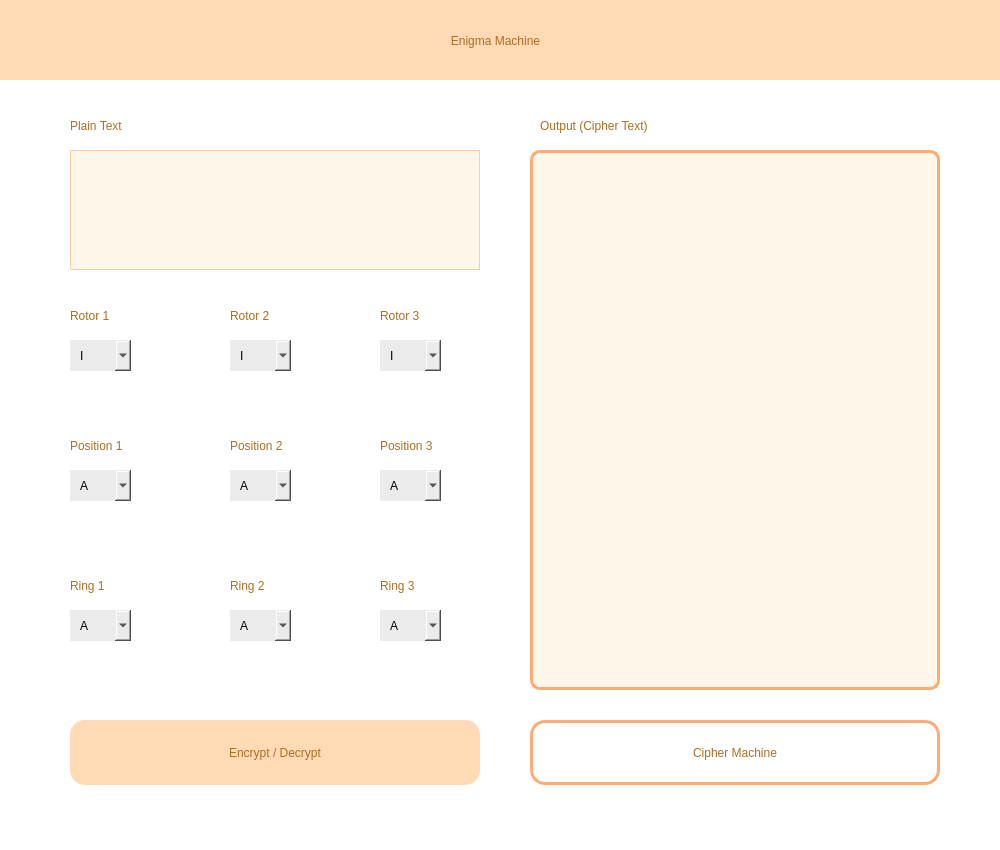
<?xml version="1.0" encoding="UTF-8"?>
<ui version="4.0">
 <class>EnigmaMachine</class>
 <widget class="QDialog" name="EnigmaMachine">
  <property name="geometry">
   <rect>
    <x>0</x>
    <y>0</y>
    <width>1000</width>
    <height>850</height>
   </rect>
  </property>
  <property name="windowTitle">
   <string>Dialog</string>
  </property>
  <property name="styleSheet">
   <string notr="true">background-color: #ffffff</string>
  </property>
  <widget class="QWidget" name="widget" native="true">
   <property name="geometry">
    <rect>
     <x>0</x>
     <y>0</y>
     <width>1000</width>
     <height>80</height>
    </rect>
   </property>
   <property name="styleSheet">
    <string notr="true">QWidget{
	background-color: #ffdab5;
}
</string>
   </property>
   <widget class="QLabel" name="label">
    <property name="geometry">
     <rect>
      <x>280</x>
      <y>20</y>
      <width>431</width>
      <height>41</height>
     </rect>
    </property>
    <property name="styleSheet">
     <string notr="true">color: #ac6e23;
font: 500 18pt &quot;MS Shell Dlg 2&quot;;</string>
    </property>
    <property name="text">
     <string>Enigma Machine</string>
    </property>
    <property name="alignment">
     <set>Qt::AlignCenter</set>
    </property>
   </widget>
  </widget>
  <widget class="QPlainTextEdit" name="outputTextArea">
   <property name="geometry">
    <rect>
     <x>530</x>
     <y>150</y>
     <width>410</width>
     <height>540</height>
    </rect>
   </property>
   <property name="styleSheet">
    <string notr="true">QPlainTextEdit{
	border: 3px solid #ffac74;
	border-radius: 10px; 
	color: #ac6e23;
	background-color: #fff7ea;
	padding-left: 5px;
	font: 14pt &quot;MS Shell Dlg 2&quot;;
}
</string>
   </property>
   <property name="plainText">
    <string/>
   </property>
  </widget>
  <widget class="QPlainTextEdit" name="textInput">
   <property name="geometry">
    <rect>
     <x>70</x>
     <y>150</y>
     <width>410</width>
     <height>120</height>
    </rect>
   </property>
   <property name="styleSheet">
    <string notr="true">QPlainTextEdit{
	font: 10pt &quot;MS Shell Dlg 2&quot;;
	border: 1px solid #ffcca0;
	color: #ac6e23;
	background-color: #fff7ea;
	padding: 10px;
}

QPlainTextEdit:hover {
	border: 3px solid #ffac74;
}
</string>
   </property>
   <property name="plainText">
    <string/>
   </property>
  </widget>
  <widget class="QLabel" name="label_2">
   <property name="geometry">
    <rect>
     <x>70</x>
     <y>110</y>
     <width>131</width>
     <height>31</height>
    </rect>
   </property>
   <property name="styleSheet">
    <string notr="true">color: #ac6e23;
font: 550 14pt &quot;MS Shell Dlg 2&quot;;</string>
   </property>
   <property name="text">
    <string>Plain Text</string>
   </property>
  </widget>
  <widget class="QLabel" name="label_3">
   <property name="geometry">
    <rect>
     <x>540</x>
     <y>110</y>
     <width>251</width>
     <height>31</height>
    </rect>
   </property>
   <property name="styleSheet">
    <string notr="true">color: #ac6e23;
font: 550 14pt &quot;MS Shell Dlg 2&quot;;</string>
   </property>
   <property name="text">
    <string>Output (Cipher Text)</string>
   </property>
  </widget>
  <widget class="QComboBox" name="cipheroption">
   <property name="geometry">
    <rect>
     <x>70</x>
     <y>470</y>
     <width>61</width>
     <height>31</height>
    </rect>
   </property>
   <property name="styleSheet">
    <string notr="true">QComboBox{
	background-color: #ebebeb;
	font: 75 10pt &quot;MS Shell Dlg 2&quot;;
	padding-left: 10px;
	border: none;
}
</string>
   </property>
   <item>
    <property name="text">
     <string>A</string>
    </property>
   </item>
   <item>
    <property name="text">
     <string>B</string>
    </property>
   </item>
   <item>
    <property name="text">
     <string>C</string>
    </property>
   </item>
   <item>
    <property name="text">
     <string>D</string>
    </property>
   </item>
   <item>
    <property name="text">
     <string>E</string>
    </property>
   </item>
   <item>
    <property name="text">
     <string>F</string>
    </property>
   </item>
   <item>
    <property name="text">
     <string>G</string>
    </property>
   </item>
   <item>
    <property name="text">
     <string>H</string>
    </property>
   </item>
   <item>
    <property name="text">
     <string>I</string>
    </property>
   </item>
   <item>
    <property name="text">
     <string>J</string>
    </property>
   </item>
   <item>
    <property name="text">
     <string>K</string>
    </property>
   </item>
   <item>
    <property name="text">
     <string>L</string>
    </property>
   </item>
   <item>
    <property name="text">
     <string>M</string>
    </property>
   </item>
   <item>
    <property name="text">
     <string>N</string>
    </property>
   </item>
   <item>
    <property name="text">
     <string>O</string>
    </property>
   </item>
   <item>
    <property name="text">
     <string>P</string>
    </property>
   </item>
   <item>
    <property name="text">
     <string>Q</string>
    </property>
   </item>
   <item>
    <property name="text">
     <string>R</string>
    </property>
   </item>
   <item>
    <property name="text">
     <string>S</string>
    </property>
   </item>
   <item>
    <property name="text">
     <string>T</string>
    </property>
   </item>
   <item>
    <property name="text">
     <string>U</string>
    </property>
   </item>
   <item>
    <property name="text">
     <string>V</string>
    </property>
   </item>
   <item>
    <property name="text">
     <string>W</string>
    </property>
   </item>
   <item>
    <property name="text">
     <string>X</string>
    </property>
   </item>
   <item>
    <property name="text">
     <string>Y</string>
    </property>
   </item>
   <item>
    <property name="text">
     <string>Z</string>
    </property>
   </item>
  </widget>
  <widget class="QLabel" name="label_4">
   <property name="geometry">
    <rect>
     <x>70</x>
     <y>300</y>
     <width>91</width>
     <height>31</height>
    </rect>
   </property>
   <property name="styleSheet">
    <string notr="true">color: #ac6e23;
font: 550 14pt &quot;MS Shell Dlg 2&quot;;</string>
   </property>
   <property name="text">
    <string>Rotor 1</string>
   </property>
  </widget>
  <widget class="QLabel" name="label_5">
   <property name="geometry">
    <rect>
     <x>230</x>
     <y>300</y>
     <width>91</width>
     <height>31</height>
    </rect>
   </property>
   <property name="styleSheet">
    <string notr="true">color: #ac6e23;
font: 550 14pt &quot;MS Shell Dlg 2&quot;;</string>
   </property>
   <property name="text">
    <string>Rotor 2</string>
   </property>
  </widget>
  <widget class="QLabel" name="label_6">
   <property name="geometry">
    <rect>
     <x>380</x>
     <y>300</y>
     <width>91</width>
     <height>31</height>
    </rect>
   </property>
   <property name="styleSheet">
    <string notr="true">color: #ac6e23;
font: 550 14pt &quot;MS Shell Dlg 2&quot;;</string>
   </property>
   <property name="text">
    <string>Rotor 3</string>
   </property>
  </widget>
  <widget class="QComboBox" name="cipheroption_2">
   <property name="geometry">
    <rect>
     <x>230</x>
     <y>470</y>
     <width>61</width>
     <height>31</height>
    </rect>
   </property>
   <property name="styleSheet">
    <string notr="true">QComboBox{
	background-color: #ebebeb;
	font: 75 10pt &quot;MS Shell Dlg 2&quot;;
	padding-left: 10px;
	border: none;
}
</string>
   </property>
   <item>
    <property name="text">
     <string>A</string>
    </property>
   </item>
   <item>
    <property name="text">
     <string>B</string>
    </property>
   </item>
   <item>
    <property name="text">
     <string>C</string>
    </property>
   </item>
   <item>
    <property name="text">
     <string>D</string>
    </property>
   </item>
   <item>
    <property name="text">
     <string>E</string>
    </property>
   </item>
   <item>
    <property name="text">
     <string>F</string>
    </property>
   </item>
   <item>
    <property name="text">
     <string>G</string>
    </property>
   </item>
   <item>
    <property name="text">
     <string>H</string>
    </property>
   </item>
   <item>
    <property name="text">
     <string>I</string>
    </property>
   </item>
   <item>
    <property name="text">
     <string>J</string>
    </property>
   </item>
   <item>
    <property name="text">
     <string>K</string>
    </property>
   </item>
   <item>
    <property name="text">
     <string>L</string>
    </property>
   </item>
   <item>
    <property name="text">
     <string>M</string>
    </property>
   </item>
   <item>
    <property name="text">
     <string>N</string>
    </property>
   </item>
   <item>
    <property name="text">
     <string>O</string>
    </property>
   </item>
   <item>
    <property name="text">
     <string>P</string>
    </property>
   </item>
   <item>
    <property name="text">
     <string>Q</string>
    </property>
   </item>
   <item>
    <property name="text">
     <string>R</string>
    </property>
   </item>
   <item>
    <property name="text">
     <string>S</string>
    </property>
   </item>
   <item>
    <property name="text">
     <string>T</string>
    </property>
   </item>
   <item>
    <property name="text">
     <string>U</string>
    </property>
   </item>
   <item>
    <property name="text">
     <string>V</string>
    </property>
   </item>
   <item>
    <property name="text">
     <string>W</string>
    </property>
   </item>
   <item>
    <property name="text">
     <string>X</string>
    </property>
   </item>
   <item>
    <property name="text">
     <string>Y</string>
    </property>
   </item>
   <item>
    <property name="text">
     <string>Z</string>
    </property>
   </item>
  </widget>
  <widget class="QComboBox" name="cipheroption_3">
   <property name="geometry">
    <rect>
     <x>380</x>
     <y>470</y>
     <width>61</width>
     <height>31</height>
    </rect>
   </property>
   <property name="styleSheet">
    <string notr="true">QComboBox{
	background-color: #ebebeb;
	font: 75 10pt &quot;MS Shell Dlg 2&quot;;
	padding-left: 10px;
	border: none;
}
</string>
   </property>
   <item>
    <property name="text">
     <string>A</string>
    </property>
   </item>
   <item>
    <property name="text">
     <string>B</string>
    </property>
   </item>
   <item>
    <property name="text">
     <string>C</string>
    </property>
   </item>
   <item>
    <property name="text">
     <string>D</string>
    </property>
   </item>
   <item>
    <property name="text">
     <string>E</string>
    </property>
   </item>
   <item>
    <property name="text">
     <string>F</string>
    </property>
   </item>
   <item>
    <property name="text">
     <string>G</string>
    </property>
   </item>
   <item>
    <property name="text">
     <string>H</string>
    </property>
   </item>
   <item>
    <property name="text">
     <string>I</string>
    </property>
   </item>
   <item>
    <property name="text">
     <string>J</string>
    </property>
   </item>
   <item>
    <property name="text">
     <string>K</string>
    </property>
   </item>
   <item>
    <property name="text">
     <string>L</string>
    </property>
   </item>
   <item>
    <property name="text">
     <string>M</string>
    </property>
   </item>
   <item>
    <property name="text">
     <string>N</string>
    </property>
   </item>
   <item>
    <property name="text">
     <string>O</string>
    </property>
   </item>
   <item>
    <property name="text">
     <string>P</string>
    </property>
   </item>
   <item>
    <property name="text">
     <string>Q</string>
    </property>
   </item>
   <item>
    <property name="text">
     <string>R</string>
    </property>
   </item>
   <item>
    <property name="text">
     <string>S</string>
    </property>
   </item>
   <item>
    <property name="text">
     <string>T</string>
    </property>
   </item>
   <item>
    <property name="text">
     <string>U</string>
    </property>
   </item>
   <item>
    <property name="text">
     <string>V</string>
    </property>
   </item>
   <item>
    <property name="text">
     <string>W</string>
    </property>
   </item>
   <item>
    <property name="text">
     <string>X</string>
    </property>
   </item>
   <item>
    <property name="text">
     <string>Y</string>
    </property>
   </item>
   <item>
    <property name="text">
     <string>Z</string>
    </property>
   </item>
  </widget>
  <widget class="QComboBox" name="cipheroption_4">
   <property name="geometry">
    <rect>
     <x>70</x>
     <y>340</y>
     <width>61</width>
     <height>31</height>
    </rect>
   </property>
   <property name="styleSheet">
    <string notr="true">QComboBox{
	background-color: #ebebeb;
	font: 75 10pt &quot;MS Shell Dlg 2&quot;;
	padding-left: 10px;
	border: none;
}
</string>
   </property>
   <item>
    <property name="text">
     <string>I</string>
    </property>
   </item>
   <item>
    <property name="text">
     <string>II</string>
    </property>
   </item>
   <item>
    <property name="text">
     <string>III</string>
    </property>
   </item>
  </widget>
  <widget class="QComboBox" name="cipheroption_5">
   <property name="geometry">
    <rect>
     <x>230</x>
     <y>340</y>
     <width>61</width>
     <height>31</height>
    </rect>
   </property>
   <property name="styleSheet">
    <string notr="true">QComboBox{
	background-color: #ebebeb;
	font: 75 10pt &quot;MS Shell Dlg 2&quot;;
	padding-left: 10px;
	border: none;
}
</string>
   </property>
   <item>
    <property name="text">
     <string>I</string>
    </property>
   </item>
   <item>
    <property name="text">
     <string>II</string>
    </property>
   </item>
   <item>
    <property name="text">
     <string>III</string>
    </property>
   </item>
  </widget>
  <widget class="QComboBox" name="cipheroption_6">
   <property name="geometry">
    <rect>
     <x>380</x>
     <y>340</y>
     <width>61</width>
     <height>31</height>
    </rect>
   </property>
   <property name="styleSheet">
    <string notr="true">QComboBox{
	background-color: #ebebeb;
	font: 75 10pt &quot;MS Shell Dlg 2&quot;;
	padding-left: 10px;
	border: none;
}
</string>
   </property>
   <item>
    <property name="text">
     <string>I</string>
    </property>
   </item>
   <item>
    <property name="text">
     <string>II</string>
    </property>
   </item>
   <item>
    <property name="text">
     <string>III</string>
    </property>
   </item>
  </widget>
  <widget class="QLabel" name="label_7">
   <property name="geometry">
    <rect>
     <x>70</x>
     <y>430</y>
     <width>121</width>
     <height>31</height>
    </rect>
   </property>
   <property name="styleSheet">
    <string notr="true">color: #ac6e23;
font: 550 14pt &quot;MS Shell Dlg 2&quot;;</string>
   </property>
   <property name="text">
    <string>Position 1</string>
   </property>
  </widget>
  <widget class="QLabel" name="label_8">
   <property name="geometry">
    <rect>
     <x>230</x>
     <y>430</y>
     <width>121</width>
     <height>31</height>
    </rect>
   </property>
   <property name="styleSheet">
    <string notr="true">color: #ac6e23;
font: 550 14pt &quot;MS Shell Dlg 2&quot;;</string>
   </property>
   <property name="text">
    <string>Position 2</string>
   </property>
  </widget>
  <widget class="QLabel" name="label_9">
   <property name="geometry">
    <rect>
     <x>380</x>
     <y>430</y>
     <width>121</width>
     <height>31</height>
    </rect>
   </property>
   <property name="styleSheet">
    <string notr="true">color: #ac6e23;
font: 550 14pt &quot;MS Shell Dlg 2&quot;;</string>
   </property>
   <property name="text">
    <string>Position 3</string>
   </property>
  </widget>
  <widget class="QLabel" name="label_10">
   <property name="geometry">
    <rect>
     <x>380</x>
     <y>570</y>
     <width>121</width>
     <height>31</height>
    </rect>
   </property>
   <property name="styleSheet">
    <string notr="true">color: #ac6e23;
font: 550 14pt &quot;MS Shell Dlg 2&quot;;</string>
   </property>
   <property name="text">
    <string>Ring 3</string>
   </property>
  </widget>
  <widget class="QComboBox" name="cipheroption_7">
   <property name="geometry">
    <rect>
     <x>380</x>
     <y>610</y>
     <width>61</width>
     <height>31</height>
    </rect>
   </property>
   <property name="styleSheet">
    <string notr="true">QComboBox{
	background-color: #ebebeb;
	font: 75 10pt &quot;MS Shell Dlg 2&quot;;
	padding-left: 10px;
	border: none;
}
</string>
   </property>
   <item>
    <property name="text">
     <string>A</string>
    </property>
   </item>
   <item>
    <property name="text">
     <string>B</string>
    </property>
   </item>
   <item>
    <property name="text">
     <string>C</string>
    </property>
   </item>
   <item>
    <property name="text">
     <string>D</string>
    </property>
   </item>
   <item>
    <property name="text">
     <string>E</string>
    </property>
   </item>
   <item>
    <property name="text">
     <string>F</string>
    </property>
   </item>
   <item>
    <property name="text">
     <string>G</string>
    </property>
   </item>
   <item>
    <property name="text">
     <string>H</string>
    </property>
   </item>
   <item>
    <property name="text">
     <string>I</string>
    </property>
   </item>
   <item>
    <property name="text">
     <string>J</string>
    </property>
   </item>
   <item>
    <property name="text">
     <string>K</string>
    </property>
   </item>
   <item>
    <property name="text">
     <string>L</string>
    </property>
   </item>
   <item>
    <property name="text">
     <string>M</string>
    </property>
   </item>
   <item>
    <property name="text">
     <string>N</string>
    </property>
   </item>
   <item>
    <property name="text">
     <string>O</string>
    </property>
   </item>
   <item>
    <property name="text">
     <string>P</string>
    </property>
   </item>
   <item>
    <property name="text">
     <string>Q</string>
    </property>
   </item>
   <item>
    <property name="text">
     <string>R</string>
    </property>
   </item>
   <item>
    <property name="text">
     <string>S</string>
    </property>
   </item>
   <item>
    <property name="text">
     <string>T</string>
    </property>
   </item>
   <item>
    <property name="text">
     <string>U</string>
    </property>
   </item>
   <item>
    <property name="text">
     <string>V</string>
    </property>
   </item>
   <item>
    <property name="text">
     <string>W</string>
    </property>
   </item>
   <item>
    <property name="text">
     <string>X</string>
    </property>
   </item>
   <item>
    <property name="text">
     <string>Y</string>
    </property>
   </item>
   <item>
    <property name="text">
     <string>Z</string>
    </property>
   </item>
  </widget>
  <widget class="QLabel" name="label_11">
   <property name="geometry">
    <rect>
     <x>70</x>
     <y>570</y>
     <width>121</width>
     <height>31</height>
    </rect>
   </property>
   <property name="styleSheet">
    <string notr="true">color: #ac6e23;
font: 550 14pt &quot;MS Shell Dlg 2&quot;;</string>
   </property>
   <property name="text">
    <string>Ring 1</string>
   </property>
  </widget>
  <widget class="QLabel" name="label_12">
   <property name="geometry">
    <rect>
     <x>230</x>
     <y>570</y>
     <width>121</width>
     <height>31</height>
    </rect>
   </property>
   <property name="styleSheet">
    <string notr="true">color: #ac6e23;
font: 550 14pt &quot;MS Shell Dlg 2&quot;;</string>
   </property>
   <property name="text">
    <string>Ring 2</string>
   </property>
  </widget>
  <widget class="QComboBox" name="cipheroption_8">
   <property name="geometry">
    <rect>
     <x>70</x>
     <y>610</y>
     <width>61</width>
     <height>31</height>
    </rect>
   </property>
   <property name="styleSheet">
    <string notr="true">QComboBox{
	background-color: #ebebeb;
	font: 75 10pt &quot;MS Shell Dlg 2&quot;;
	padding-left: 10px;
	border: none;
}
</string>
   </property>
   <item>
    <property name="text">
     <string>A</string>
    </property>
   </item>
   <item>
    <property name="text">
     <string>B</string>
    </property>
   </item>
   <item>
    <property name="text">
     <string>C</string>
    </property>
   </item>
   <item>
    <property name="text">
     <string>D</string>
    </property>
   </item>
   <item>
    <property name="text">
     <string>E</string>
    </property>
   </item>
   <item>
    <property name="text">
     <string>F</string>
    </property>
   </item>
   <item>
    <property name="text">
     <string>G</string>
    </property>
   </item>
   <item>
    <property name="text">
     <string>H</string>
    </property>
   </item>
   <item>
    <property name="text">
     <string>I</string>
    </property>
   </item>
   <item>
    <property name="text">
     <string>J</string>
    </property>
   </item>
   <item>
    <property name="text">
     <string>K</string>
    </property>
   </item>
   <item>
    <property name="text">
     <string>L</string>
    </property>
   </item>
   <item>
    <property name="text">
     <string>M</string>
    </property>
   </item>
   <item>
    <property name="text">
     <string>N</string>
    </property>
   </item>
   <item>
    <property name="text">
     <string>O</string>
    </property>
   </item>
   <item>
    <property name="text">
     <string>P</string>
    </property>
   </item>
   <item>
    <property name="text">
     <string>Q</string>
    </property>
   </item>
   <item>
    <property name="text">
     <string>R</string>
    </property>
   </item>
   <item>
    <property name="text">
     <string>S</string>
    </property>
   </item>
   <item>
    <property name="text">
     <string>T</string>
    </property>
   </item>
   <item>
    <property name="text">
     <string>U</string>
    </property>
   </item>
   <item>
    <property name="text">
     <string>V</string>
    </property>
   </item>
   <item>
    <property name="text">
     <string>W</string>
    </property>
   </item>
   <item>
    <property name="text">
     <string>X</string>
    </property>
   </item>
   <item>
    <property name="text">
     <string>Y</string>
    </property>
   </item>
   <item>
    <property name="text">
     <string>Z</string>
    </property>
   </item>
  </widget>
  <widget class="QComboBox" name="cipheroption_9">
   <property name="geometry">
    <rect>
     <x>230</x>
     <y>610</y>
     <width>61</width>
     <height>31</height>
    </rect>
   </property>
   <property name="styleSheet">
    <string notr="true">QComboBox{
	background-color: #ebebeb;
	font: 75 10pt &quot;MS Shell Dlg 2&quot;;
	padding-left: 10px;
	border: none;
}
</string>
   </property>
   <item>
    <property name="text">
     <string>A</string>
    </property>
   </item>
   <item>
    <property name="text">
     <string>B</string>
    </property>
   </item>
   <item>
    <property name="text">
     <string>C</string>
    </property>
   </item>
   <item>
    <property name="text">
     <string>D</string>
    </property>
   </item>
   <item>
    <property name="text">
     <string>E</string>
    </property>
   </item>
   <item>
    <property name="text">
     <string>F</string>
    </property>
   </item>
   <item>
    <property name="text">
     <string>G</string>
    </property>
   </item>
   <item>
    <property name="text">
     <string>H</string>
    </property>
   </item>
   <item>
    <property name="text">
     <string>I</string>
    </property>
   </item>
   <item>
    <property name="text">
     <string>J</string>
    </property>
   </item>
   <item>
    <property name="text">
     <string>K</string>
    </property>
   </item>
   <item>
    <property name="text">
     <string>L</string>
    </property>
   </item>
   <item>
    <property name="text">
     <string>M</string>
    </property>
   </item>
   <item>
    <property name="text">
     <string>N</string>
    </property>
   </item>
   <item>
    <property name="text">
     <string>O</string>
    </property>
   </item>
   <item>
    <property name="text">
     <string>P</string>
    </property>
   </item>
   <item>
    <property name="text">
     <string>Q</string>
    </property>
   </item>
   <item>
    <property name="text">
     <string>R</string>
    </property>
   </item>
   <item>
    <property name="text">
     <string>S</string>
    </property>
   </item>
   <item>
    <property name="text">
     <string>T</string>
    </property>
   </item>
   <item>
    <property name="text">
     <string>U</string>
    </property>
   </item>
   <item>
    <property name="text">
     <string>V</string>
    </property>
   </item>
   <item>
    <property name="text">
     <string>W</string>
    </property>
   </item>
   <item>
    <property name="text">
     <string>X</string>
    </property>
   </item>
   <item>
    <property name="text">
     <string>Y</string>
    </property>
   </item>
   <item>
    <property name="text">
     <string>Z</string>
    </property>
   </item>
  </widget>
  <widget class="QPushButton" name="backBut">
   <property name="geometry">
    <rect>
     <x>530</x>
     <y>720</y>
     <width>410</width>
     <height>65</height>
    </rect>
   </property>
   <property name="styleSheet">
    <string notr="true">QPushButton {
	font: 700 11pt &quot;MS Shell Dlg 2&quot;;
	border: none;
	border-left 2px solid transparent;
	border-radius: 15px; 
	background-color: #fffff;
	border: 3px solid #ffac74;
	color: #ac6e23;
}

QPushButton:hover {
	background-color: #ffdab5;
}

QPushButton:pressed {
	background-color: #e69b69;
	color: #fff;
}
</string>
   </property>
   <property name="text">
    <string>Cipher Machine</string>
   </property>
  </widget>
  <widget class="QPushButton" name="cryptBut">
   <property name="geometry">
    <rect>
     <x>70</x>
     <y>720</y>
     <width>410</width>
     <height>65</height>
    </rect>
   </property>
   <property name="styleSheet">
    <string notr="true">QPushButton {
	font: 700 11pt &quot;MS Shell Dlg 2&quot;;
	border: none;
	border-left 2px solid transparent;
	border-radius: 15px; 
	background-color: #ffdab5;
	color: #ac6e23;
}

QPushButton:hover {
	background-color: #ffac74;
}

QPushButton:pressed {
	background-color: #e69b69;
	color: #fff;
}
</string>
   </property>
   <property name="text">
    <string>Encrypt / Decrypt</string>
   </property>
  </widget>
 </widget>
 <resources/>
 <connections/>
</ui>
